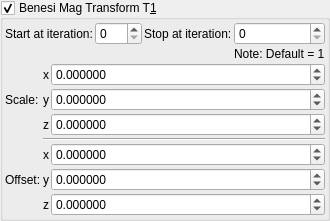
    <widget class="MyGroupBox" name="groupCheck_transf_benesi_T1_enabled_false">
     <property name="toolTip">
      <string/>
     </property>
     <property name="title">
      <string>Benesi Mag Transform T&amp;1</string>
     </property>
     <property name="checkable">
      <bool>true</bool>
     </property>
     <layout class="QVBoxLayout" name="verticalLayout_29" stretch="0,0">
      <property name="spacing">
       <number>2</number>
      </property>
      <property name="leftMargin">
       <number>2</number>
      </property>
      <property name="topMargin">
       <number>2</number>
      </property>
      <property name="rightMargin">
       <number>2</number>
      </property>
      <property name="bottomMargin">
       <number>2</number>
      </property>
      <item>
       <layout class="QGridLayout" name="gridLayout_62">
        <property name="spacing">
         <number>2</number>
        </property>
        <item row="1" column="2">
         <widget class="QLabel" name="label_247">
          <property name="text">
           <string>Stop at iteration:</string>
          </property>
         </widget>
        </item>
        <item row="1" column="1">
         <widget class="MySpinBox" name="spinboxInt_transf_start_iterations">
          <property name="sizePolicy">
           <sizepolicy hsizetype="Minimum" vsizetype="Maximum">
            <horstretch>0</horstretch>
            <verstretch>0</verstretch>
           </sizepolicy>
          </property>
          <property name="maximum">
           <number>999</number>
          </property>
         </widget>
        </item>
        <item row="1" column="3">
         <widget class="MySpinBox" name="spinboxInt_transf_stop_iterationsT_1">
          <property name="sizePolicy">
           <sizepolicy hsizetype="Minimum" vsizetype="Maximum">
            <horstretch>0</horstretch>
            <verstretch>0</verstretch>
           </sizepolicy>
          </property>
          <property name="maximum">
           <number>999</number>
          </property>
         </widget>
        </item>
        <item row="1" column="0">
         <widget class="QLabel" name="label_246">
          <property name="text">
           <string>Start at iteration:</string>
          </property>
         </widget>
        </item>
        <item row="2" column="3">
         <widget class="QLabel" name="label_140">
          <property name="text">
           <string>Note: Default = 1</string>
          </property>
         </widget>
        </item>
       </layout>
      </item>
      <item>
       <layout class="QGridLayout" name="gridLayout_63" columnstretch="0,0,1">
        <property name="spacing">
         <number>2</number>
        </property>
        <item row="4" column="2">
         <widget class="MyDoubleSpinBox" name="spinbox3_transf_offset_200_x">
          <property name="sizePolicy">
           <sizepolicy hsizetype="Minimum" vsizetype="Maximum">
            <horstretch>0</horstretch>
            <verstretch>0</verstretch>
           </sizepolicy>
          </property>
          <property name="prefix">
           <string/>
          </property>
          <property name="suffix">
           <string/>
          </property>
          <property name="decimals">
           <number>6</number>
          </property>
          <property name="minimum">
           <double>-99.989999999999995</double>
          </property>
          <property name="maximum">
           <double>99.989999999999995</double>
          </property>
          <property name="singleStep">
           <double>0.100000000000000</double>
          </property>
         </widget>
        </item>
        <item row="6" column="2">
         <widget class="MyDoubleSpinBox" name="spinbox3_transf_offset_200_z">
          <property name="sizePolicy">
           <sizepolicy hsizetype="Minimum" vsizetype="Maximum">
            <horstretch>0</horstretch>
            <verstretch>0</verstretch>
           </sizepolicy>
          </property>
          <property name="prefix">
           <string/>
          </property>
          <property name="suffix">
           <string/>
          </property>
          <property name="decimals">
           <number>6</number>
          </property>
          <property name="minimum">
           <double>-99.989999999999995</double>
          </property>
          <property name="maximum">
           <double>99.989999999999995</double>
          </property>
          <property name="singleStep">
           <double>0.100000000000000</double>
          </property>
         </widget>
        </item>
        <item row="4" column="1">
         <widget class="QLabel" name="label_118">
          <property name="sizePolicy">
           <sizepolicy hsizetype="Preferred" vsizetype="Preferred">
            <horstretch>0</horstretch>
            <verstretch>0</verstretch>
           </sizepolicy>
          </property>
          <property name="text">
           <string notr="true">x</string>
          </property>
          <property name="alignment">
           <set>Qt::AlignRight|Qt::AlignTrailing|Qt::AlignVCenter</set>
          </property>
         </widget>
        </item>
        <item row="5" column="0">
         <widget class="QLabel" name="label_259">
          <property name="text">
           <string>Offset:</string>
          </property>
         </widget>
        </item>
        <item row="1" column="2">
         <widget class="MyDoubleSpinBox" name="spinbox3_transf_scale3D_222_y">
          <property name="sizePolicy">
           <sizepolicy hsizetype="Minimum" vsizetype="Maximum">
            <horstretch>0</horstretch>
            <verstretch>0</verstretch>
           </sizepolicy>
          </property>
          <property name="prefix">
           <string/>
          </property>
          <property name="suffix">
           <string/>
          </property>
          <property name="decimals">
           <number>6</number>
          </property>
          <property name="minimum">
           <double>-99.989999999999995</double>
          </property>
          <property name="maximum">
           <double>99.989999999999995</double>
          </property>
          <property name="singleStep">
           <double>0.100000000000000</double>
          </property>
         </widget>
        </item>
        <item row="1" column="1">
         <widget class="QLabel" name="label_127">
          <property name="sizePolicy">
           <sizepolicy hsizetype="Preferred" vsizetype="Preferred">
            <horstretch>0</horstretch>
            <verstretch>0</verstretch>
           </sizepolicy>
          </property>
          <property name="text">
           <string notr="true">y</string>
          </property>
          <property name="alignment">
           <set>Qt::AlignRight|Qt::AlignTrailing|Qt::AlignVCenter</set>
          </property>
         </widget>
        </item>
        <item row="1" column="0">
         <widget class="QLabel" name="label_258">
          <property name="text">
           <string>Scale:</string>
          </property>
         </widget>
        </item>
        <item row="6" column="1">
         <widget class="QLabel" name="label_125">
          <property name="sizePolicy">
           <sizepolicy hsizetype="Preferred" vsizetype="Preferred">
            <horstretch>0</horstretch>
            <verstretch>0</verstretch>
           </sizepolicy>
          </property>
          <property name="text">
           <string notr="true">z</string>
          </property>
          <property name="alignment">
           <set>Qt::AlignRight|Qt::AlignTrailing|Qt::AlignVCenter</set>
          </property>
         </widget>
        </item>
        <item row="5" column="1">
         <widget class="QLabel" name="label_119">
          <property name="sizePolicy">
           <sizepolicy hsizetype="Preferred" vsizetype="Preferred">
            <horstretch>0</horstretch>
            <verstretch>0</verstretch>
           </sizepolicy>
          </property>
          <property name="text">
           <string notr="true">y</string>
          </property>
          <property name="alignment">
           <set>Qt::AlignRight|Qt::AlignTrailing|Qt::AlignVCenter</set>
          </property>
         </widget>
        </item>
        <item row="2" column="2">
         <widget class="MyDoubleSpinBox" name="spinbox3_transf_scale3D_222_z">
          <property name="sizePolicy">
           <sizepolicy hsizetype="Minimum" vsizetype="Maximum">
            <horstretch>0</horstretch>
            <verstretch>0</verstretch>
           </sizepolicy>
          </property>
          <property name="prefix">
           <string/>
          </property>
          <property name="suffix">
           <string/>
          </property>
          <property name="decimals">
           <number>6</number>
          </property>
          <property name="minimum">
           <double>-99.989999999999995</double>
          </property>
          <property name="maximum">
           <double>99.989999999999995</double>
          </property>
          <property name="singleStep">
           <double>0.100000000000000</double>
          </property>
         </widget>
        </item>
        <item row="0" column="1">
         <widget class="QLabel" name="label_126">
          <property name="sizePolicy">
           <sizepolicy hsizetype="Preferred" vsizetype="Preferred">
            <horstretch>0</horstretch>
            <verstretch>0</verstretch>
           </sizepolicy>
          </property>
          <property name="text">
           <string notr="true">x</string>
          </property>
          <property name="alignment">
           <set>Qt::AlignRight|Qt::AlignTrailing|Qt::AlignVCenter</set>
          </property>
         </widget>
        </item>
        <item row="0" column="2">
         <widget class="MyDoubleSpinBox" name="spinbox3_transf_scale3D_222_x">
          <property name="sizePolicy">
           <sizepolicy hsizetype="Minimum" vsizetype="Maximum">
            <horstretch>0</horstretch>
            <verstretch>0</verstretch>
           </sizepolicy>
          </property>
          <property name="prefix">
           <string/>
          </property>
          <property name="suffix">
           <string/>
          </property>
          <property name="decimals">
           <number>6</number>
          </property>
          <property name="minimum">
           <double>-99.989999999999995</double>
          </property>
          <property name="maximum">
           <double>99.989999999999995</double>
          </property>
          <property name="singleStep">
           <double>0.100000000000000</double>
          </property>
         </widget>
        </item>
        <item row="5" column="2">
         <widget class="MyDoubleSpinBox" name="spinbox3_transf_offset_200_y">
          <property name="sizePolicy">
           <sizepolicy hsizetype="Minimum" vsizetype="Maximum">
            <horstretch>0</horstretch>
            <verstretch>0</verstretch>
           </sizepolicy>
          </property>
          <property name="prefix">
           <string/>
          </property>
          <property name="suffix">
           <string/>
          </property>
          <property name="decimals">
           <number>6</number>
          </property>
          <property name="minimum">
           <double>-99.989999999999995</double>
          </property>
          <property name="maximum">
           <double>99.989999999999995</double>
          </property>
          <property name="singleStep">
           <double>0.100000000000000</double>
          </property>
         </widget>
        </item>
        <item row="2" column="1">
         <widget class="QLabel" name="label_128">
          <property name="sizePolicy">
           <sizepolicy hsizetype="Preferred" vsizetype="Preferred">
            <horstretch>0</horstretch>
            <verstretch>0</verstretch>
           </sizepolicy>
          </property>
          <property name="text">
           <string notr="true">z</string>
          </property>
          <property name="alignment">
           <set>Qt::AlignRight|Qt::AlignTrailing|Qt::AlignVCenter</set>
          </property>
         </widget>
        </item>
        <item row="3" column="1" colspan="2">
         <widget class="Line" name="line_53">
          <property name="orientation">
           <enum>Qt::Horizontal</enum>
          </property>
         </widget>
        </item>
       </layout>
      </item>
     </layout>
    </widget>
